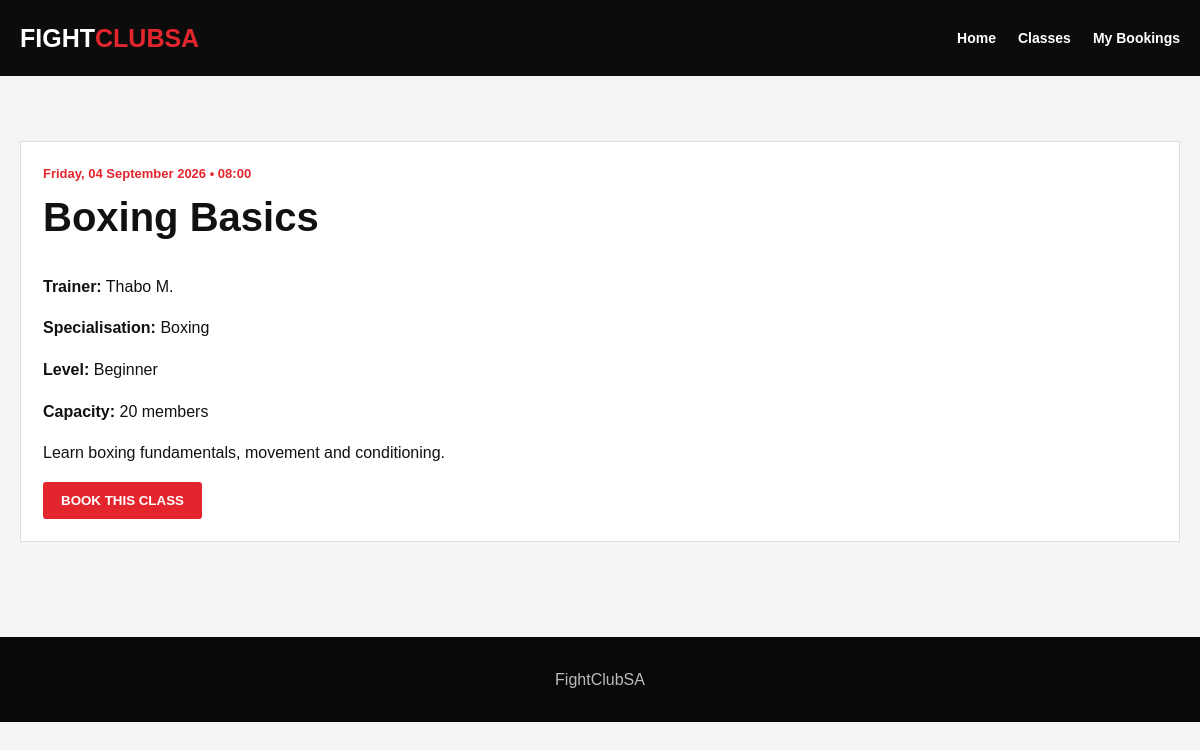
Screenshot of /product.php?id=1 with the database file from the repository.
### tables this page shows
CREATE TABLE IF NOT EXISTS Classes (class_id INT PRIMARY KEY AUTO_INCREMENT, class_name VARCHAR(100) NOT NULL, trainer_id INT, schedule_date DATE NOT NULL, start_time TIME NOT NULL, capacity INT DEFAULT 20, level VARCHAR(50) DEFAULT 'All levels', description TEXT, FOREIGN KEY (trainer_id) REFERENCES Trainers(trainer_id));

CREATE TABLE IF NOT EXISTS Trainers (trainer_id INT PRIMARY KEY AUTO_INCREMENT, trainer_name VARCHAR(100) NOT NULL, specialization VARCHAR(100));

### product.php (the view)
<?php require_once 'config/database.php';$id=filter_input(INPUT_GET,'id',FILTER_VALIDATE_INT);if(!$id){header('Location: catalog.php');exit;} $s=$pdo->prepare("SELECT c.*,t.trainer_name,t.specialization FROM Classes c LEFT JOIN Trainers t ON c.trainer_id=t.trainer_id WHERE c.class_id=?");$s->execute([$id]);$c=$s->fetch();if(!$c){die('Class not found.');} ?>
<!doctype html><html><head><meta charset="utf-8"><meta name="viewport" content="width=device-width,initial-scale=1"><title><?=htmlspecialchars($c['class_name'])?> | FightClubSA</title><link rel="stylesheet" href="assets/css/style.css"></head><body><header><div class="wrap nav"><a class="logo" href="Index.php">FIGHT<span>CLUBSA</span></a><nav><ul><li><a href="Index.php">Home</a></li><li><a href="catalog.php">Classes</a></li><li><a href="cart.php">My Bookings</a></li></ul></nav></div></header><main class="section"><div class="wrap"><article class="card"><div class="time"><?=htmlspecialchars(date('l, d F Y',strtotime($c['schedule_date'])))?> • <?=substr($c['start_time'],0,5)?></div><h2><?=htmlspecialchars($c['class_name'])?></h2><p><strong>Trainer:</strong> <?=htmlspecialchars($c['trainer_name']??'FightClubSA Trainer')?></p><p><strong>Specialisation:</strong> <?=htmlspecialchars($c['specialization']??'Fitness')?></p><p><strong>Level:</strong> <?=htmlspecialchars($c['level'])?></p><p><strong>Capacity:</strong> <?=htmlspecialchars($c['capacity'])?> members</p><p><?=nl2br(htmlspecialchars($c['description']))?></p><form action="cart.php" method="post" onsubmit="return confirmBooking(this)"><input type="hidden" name="action" value="book"><input type="hidden" name="class_id" value="<?=$c['class_id']?>"><button class="btn" type="submit">BOOK THIS CLASS</button></form></article></div></main><footer>FightClubSA</footer><script src="assets/js/main.js"></script></body></html>

### style.css (style rules this page uses)
:root { --dark:#111;--red:#e3262e;--light:#f5f5f3;--white:#fff;--muted:#707070;--line:#ddd }
* { box-sizing:border-box }
body { margin:0;font-family:Arial,Helvetica,sans-serif;background:var(--light);color:#111;line-height:1.6 }
a { text-decoration:none;color:inherit }
.wrap { max-width:1200px;margin:auto;padding:0 20px }
header { background:#0c0c0c;color:#fff;padding:18px 0;position:sticky;top:0;z-index:20 }
.nav { display:flex;align-items:center;gap:28px }
.logo { font-weight:900;font-size:25px;margin-right:auto }
.logo span { color:var(--red) }
nav ul { display:flex;gap:22px;list-style:none;margin:0;padding:0;font-size:14px;font-weight:700 }
.btn { display:inline-block;background:var(--red);color:#fff;border:0;padding:11px 18px;border-radius:3px;font-weight:800;cursor:pointer }
.section { padding:65px 0 }
.section h2 { font-size:40px;margin:0 0 25px }
.card { background:#fff;border:1px solid var(--line);padding:22px }
.time { color:var(--red);font-weight:900;font-size:13px }
footer { background:#080808;color:#bbb;text-align:center;padding:30px;margin-top:30px }

### rows the page displays
classes: schedule_date "Friday, 04 September 2026", start_time "08:00", class_name "Boxing Basics", trainer.trainer_name "Thabo M.", trainer.specialization "Boxing", level "Beginner", capacity "20", description "Learn boxing fundamentals, movement and conditioning."
